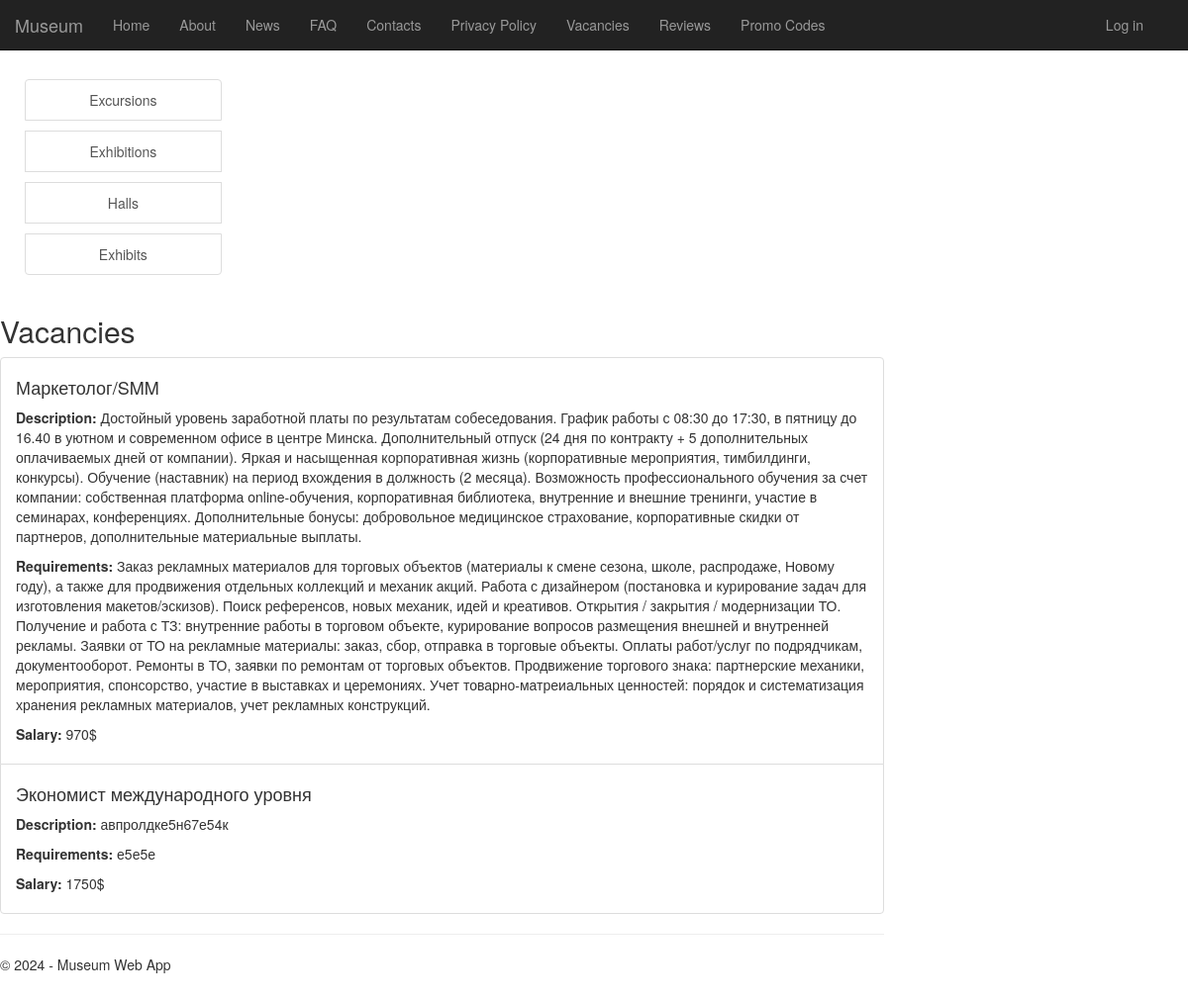
Page /vacancies/ on the committed database.
### app/models.py (models this page shows, shortened)
class Job(models.Model):
    title = models.CharField(max_length=100)
    description = models.TextField()
    requirements = models.TextField()
    salary = models.CharField(max_length=50)

### app/views.py (the view)
# urls.py: re_path(r'^vacancies/$', views.vacancies, name='vacancies'),
def vacancies(request):
    jobs = Job.objects.all()
    if request.user.is_authenticated:
        try:
           employee = Employee.objects.get(user=request.user)
           is_employee = True
        except Employee.DoesNotExist:
           employee = None
           is_employee = False
    else:
        is_employee = False
    assert isinstance(request, HttpRequest)
    return render(
        request,
        'app/vacancies.html',
        {
            'title':'Vacancies',
            'jobs': jobs,
            'is_employee' : is_employee,
            'year':datetime.now().year,
        }
    )

### app/templates/app/vacancies.html (shortened to what this page needs)
{% extends "app/layout.html" %}
{% block content %}
<h2>Vacancies</h2>
<ul class="list-group">
    {% for job in jobs %}
    <li class="list-group-item">
        <h4>{{ job.title }}</h4>
        <p><strong>Description:</strong> {{ job.description}}</p>
        <p><strong>Requirements:</strong> {{ job.requirements}}</p>
        <p><strong>Salary:</strong> {{ job.salary }}</p>
    </li>
    {% endfor %}
</ul>
{% endblock %}

### app/static/app/content/site.css (style rules this page uses)
body { padding-top: 50px; padding-bottom: 20px; }

### rows in the picture
Job: title "Маркетолог/SMM", description "Достойный уровень заработной платы по результатам собеседования. График работы с 08:30 до 17:30, в пятницу до 16.40 в уютном и современном офисе в центре Минска. Дополнительный отпуск (24 дня по контракту + 5 дополнительных оплачиваемых дней от компании). Яркая и насыщенная корпоративная жизнь (корпоративные мероприятия, тимбилдинги, конкурсы). Обучение (наставник) на период вхождения в должность (2 месяца). Возможность профессионального обучения за счет компании: собственная платформа online-обучения, корпоративная библиотека, внутренние и внешние тренинги, участие в семинарах, конференциях. Дополнительные бонусы: добровольное медицинское страхование, корпоративные скидки от партнеров,…", requirements "Заказ рекламных материалов для торговых объектов (материалы к смене сезона, школе, распродаже, Новому году), а также для продвижения отдельных коллекций и механик акций. Работа с дизайнером (постановка и курирование задач для изготовления макетов/эскизов). Поиск референсов, новых механик, идей и креативов. Открытия / закрытия / модернизации ТО. Получение и работа с ТЗ: внутренние работы в торговом объекте, курирование вопросов размещения внешней и внутренней рекламы. Заявки от ТО на рекламные материалы: заказ, сбор, отправка в торговые объекты. Оплаты работ/услуг по подрядчикам, документооборот. Ремонты в ТО, заявки по ремонтам от торговых объектов. Продвижение торгового знака: партнерские…", salary "970$"
Job: title "Экономист международного уровня", description "авпролдке5н67е54к", requirements "е5е5е", salary "1750$"
